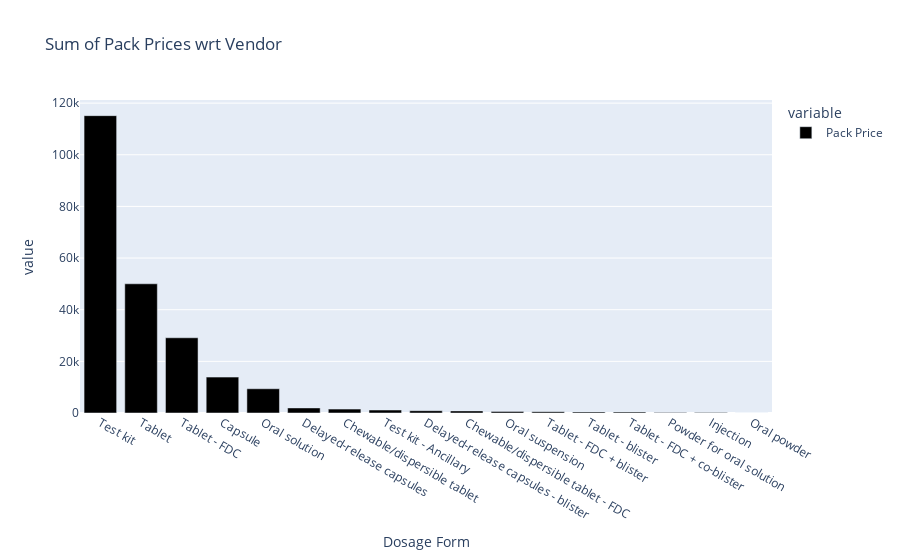

Notebook source saved alongside this figure:
### Code cell
px.bar(df.groupby('Dosage Form')['Pack Price'].sum().sort_values(ascending = False), title='Sum of Pack Prices wrt Vendor',color_discrete_sequence =['black']*3)

### Figure 1 — Plotly figure (JSON) as saved in the notebook; plotly's stock layout.template omitted (floating-point values rounded to 4 significant figures)
{"data": [{"alignmentgroup": "True", "hovertemplate": "variable=Pack Price<br>Dosage Form=%{x}<br>value=%{y}<extra></extra>", "legendgroup": "Pack Price", "marker": {"color": "black", "pattern": {"shape": ""}}, "name": "Pack Price", "offsetgroup": "Pack Price", "orientation": "v", "showlegend": true, "textposition": "auto", "type": "bar", "x": ["Test kit", "Tablet", "Tablet - FDC", "Capsule", "Oral solution", "Delayed-release capsules", "Chewable/dispersible tablet", "Test kit - Ancillary", "Delayed-release capsules - blister", "Chewable/dispersible tablet - FDC", "Oral suspension", "Tablet - FDC + blister", "Tablet - blister", "Tablet - FDC + co-blister", "Powder for oral solution", "Injection", "Oral powder"], "xaxis": "x", "y": [115200.0, 50040.0, 29140.0, 13900.0, 9387.0, 1964.0, 1504.0, 1146.0, 894.4, 807.0, 629.1, 504.9, 414.3, 375.4, 163.8, 154.5, 36.69], "yaxis": "y"}], "layout": {"barmode": "relative", "legend": {"title": {"text": "variable"}, "tracegroupgap": 0}, "title": {"text": "Sum of Pack Prices wrt Vendor"}, "xaxis": {"anchor": "y", "domain": [0, 1], "title": {"text": "Dosage Form"}}, "yaxis": {"anchor": "x", "domain": [0, 1], "title": {"text": "value"}}}}
